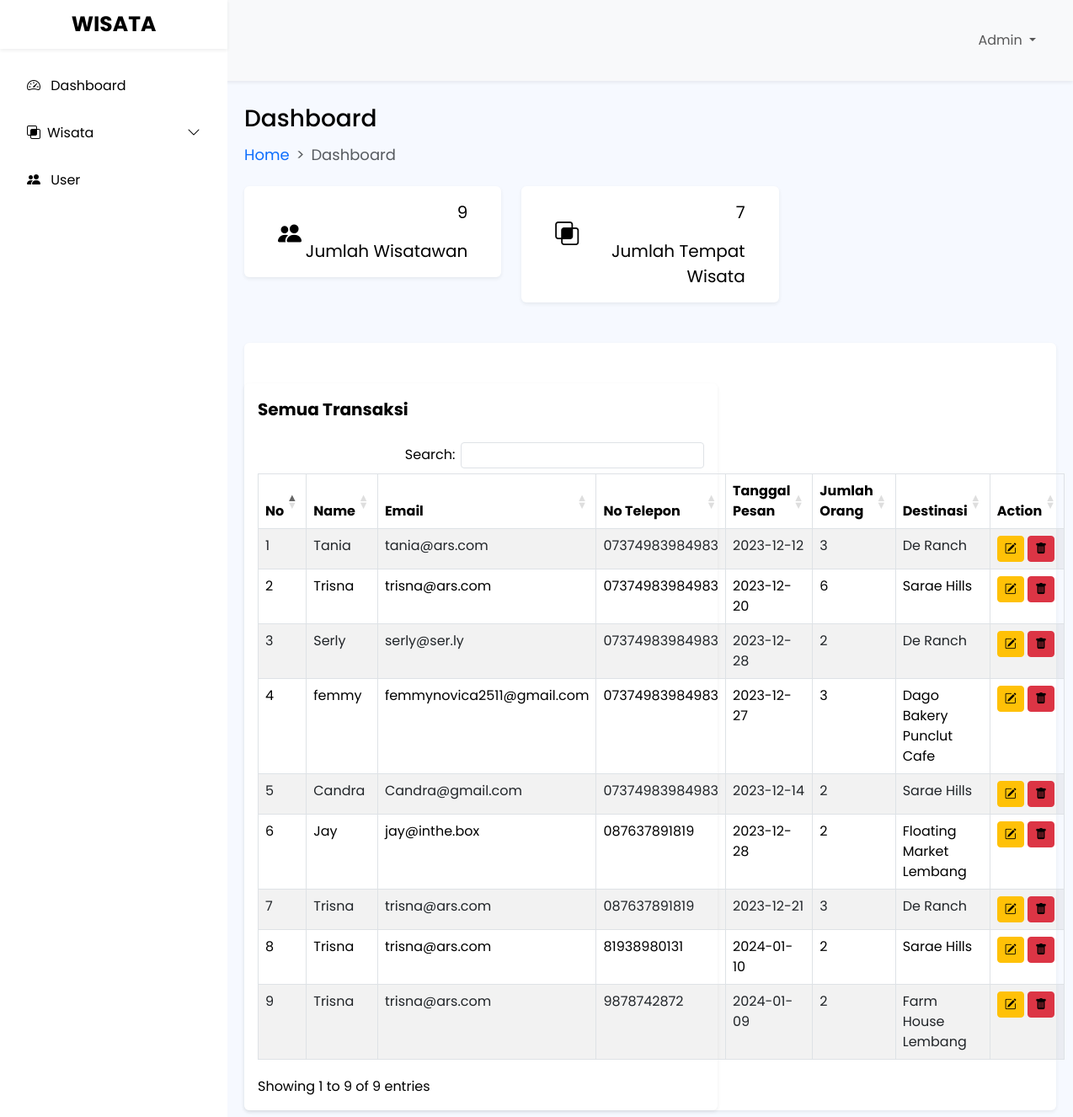
The app's page /admin/index.php with its own data.
### tables this page shows
CREATE TABLE `tb_booking` (
  `id` int(11) NOT NULL,
  `nama` varchar(255) NOT NULL,
  `email` varchar(255) NOT NULL,
  `nohp` varchar(255) NOT NULL,
  `tgl_pesan` date NOT NULL,
  `jumlah_org` int(11) NOT NULL,
  `wisata` varchar(255) NOT NULL
);

### admin/index.php (the view, shortened to what this page needs)
<!DOCTYPE html>
<html lang="en">
<head>
  <link rel="stylesheet" href="https://cdn.jsdelivr.net/npm/bootstrap-icons@1.10.2/font/bootstrap-icons.css">
  <link rel="stylesheet" href="bootstrap/css/bootstrap.css">
  <link rel="stylesheet" href="bootstrap/css/style.css">
  <link rel="stylesheet" href="bootstrap/css/dataTables.bootstrap5.min.css">
</head>
<?php
include "../koneksi.php";
?>
<body>
  <nav class="navbar navbar-expand-lg navbar-light shadow-sm bg-light">
    <div class="container-fluid">
      <a class="navbar-brand fw-bold" href="index.php">Exploresphere</a>
      <div class="collapse navbar-collapse" id="navbarSupportedContent">
        <ul class="navbar-nav ms-auto me-md-4 mb-2 mb-lg-0">
          <li class="nav-item dropdown d-flex text-light">
            <a class="nav-link dropdown-toggle" href="#" role="button" data-bs-toggle="dropdown" aria-expanded="false">
              <i class="fa-regular fa-user"></i> Admin
            </a>
        </ul>
      </div>
    </div>
  </nav>
  <div class="offcanvas offcanvas-start bg-purple text-white sidebar-nav" tabindex="-1" id="offcanvasExample"
    aria-labelledby="offcanvasExampleLabel">
    <div class="offcanvas-header shadow-sm d-block text-center">
      <div class="offcanvas-title" id="offcanvasExampleLabel">
        <a class="navbar-brand fw-bold" href="index.php">Wisata</a>
      </div>
    </div>
    <div class="offcanvas-body pt-3 p-0">
      <nav class="navbar-dark">
        <ul class="navbar-nav sidenav">
          <li class="nav-link bordered px-3 active">
            <a href="index.php" class="nav-link px-3 active">
              <span class="me-2"><i class="bi bi-speedometer2"></i></span>
              <span>Dashboard</span>
            </a>
          </li>
          <li class="nav-link bordered px-3">
            <a class="nav-link px-3 sidebar-link" data-bs-toggle="collapse" href="#collapseExample" role="button"
              aria-expanded="false" aria-controls="collapseExample">
              <span class="me-2">
                <i class="bi bi-intersect"></i>
              </span>
              <span>Wisata</span>
              <span class="right-icon ms-auto">
                <i class="bi bi-chevron-down"></i>
              </span>
            </a>
          </li>
          <li class="nav-link bordered px-3">
            <a href="user.php" class="nav-link px-3">
              <span class="me-2"><i class="bi bi-people-fill"></i></span>
              <span>User</span>
            </a>
          </li>
        </ul>
      </nav>
    </div>
  </div>
  <main class="mt-3 p-2">
    <div class="container">
      <div class="page-title">
        <div style="font-weight: 500;" class="fs-3">Dashboard</div>
      </div>
      <nav class="mt-2 mb-4" style="--bs-breadcrumb-divider: '>';" aria-label="breadcrumb">
        <ol class="breadcrumb">
          <li class="breadcrumb-item"><a href="#">Home</a></li>
          <li class="breadcrumb-item active" aria-current="page">Dashboard</li>
        </ol>
      </nav>
      <div class="dashboard">
        <div class="row">
          <div class="col-md-4">
            <div class="card px-4 border-0 shadow-sm">
              <div class="card-body">
                <div class="fs-5 text-end">
                <?php
                   $query = mysqli_query($konek, "SELECT COUNT(*) AS jumlah FROM tb_booking");
                   if ($query) {
                     $row = mysqli_fetch_assoc($query);
                     $total = $row['jumlah'];
                     echo $total;
                   }
                  ?>
                </div>
                <div style="margin-top: -10px;" class="fs-3 text-start text-info">
                  <i class="bi bi-people-fill"></i>
                </div>
                <div style="margin-top: -40px;" class="fs-5 pt-4 text-end">
                  Jumlah Wisatawan
                </div>
              </div>
            </div>
          </div>
          <div class="col-md-4">
            <div class="card px-4 border-0 shadow-sm">
              <div class="card-body">
                <div class="fs-5 text-end">
                  <?php
                   $query = mysqli_query($konek, "SELECT COUNT(*) AS jumlah FROM tb_wisata");
                   if ($query) {
                     $row = mysqli_fetch_assoc($query);
                     $total = $row['jumlah'];
                     echo $total;
                   }
                  ?>
                </div>
                <div style="margin-top: -10px;" class="fs-3 text-start text-warning">
                  <i class="bi bi-intersect"></i>
                </div>
                <div style="margin-top: -40px;" class="fs-5 pt-4 text-end">
                  Jumlah Tempat Wisata
                </div>
              </div>
            </div>
          </div>
        </div>
      </div>
      <div class="latest-added mt-5">
        <div class="card border-0 shadow-sm">
            <div class="col-md-7">
                    <div class="all-student mt-5">
                        <div class="card border-0 shadow-sm">
                            <div class="card-body">
                                <div class="page-title fs-5 fw-bold mb-4">
                                    Semua Transaksi
                                </div>
                                <table id="datatable" class="table table-striped table-bordered" style="width:100%">
    <thead>
        <tr>
            <th>No</th>
            <th>Name</th>
            <th>Email</th>
            <th>No Telepon</th>
            <th>Tanggal Pesan</th>
            <th>Jumlah Orang</th>
            <th>Destinasi</th>
            <th>Action</th>
        </tr>
    </thead>
    <tbody>
        <?php
        include "../koneksi.php";
        $query = "SELECT * FROM tb_booking";
        $result = mysqli_query($konek, $query);
        $no = 1;
        while ($row = mysqli_fetch_assoc($result)) {
            echo "<tr>";
            echo "<td>" . $no++ . "</td>";
            echo "<td>" . $row['nama'] . "</td>";
            echo "<td>" . $row['email'] . "</td>";
            echo "<td>" . $row['nohp'] . "</td>";
            echo "<td>" . $row['tgl_pesan'] . "</td>";
            echo "<td>" . $row['jumlah_org'] . "</td>";
            echo "<td>" . $row['wisata'] . "</td>";
            echo "<td>
                <a href='edit_booking.php?id=$row[id]' class='btn btn-sm btn-warning'>
                    <i class='bi bi-pencil-square'></i>
                </a>
                <a href='proses_deletebooking.php?id=$row[id]' class='btn btn-sm btn-danger'>
                    <i class='bi bi-trash-fill'></i>
                </a>
            </td>";
            echo "</tr>";
        }
        ?>
        </div>
  </main>
</body>
</html>

### records on screen
tb_booking: nama "Tania", email "tania@ars.com", nohp "07374983984983", tgl_pesan "2023-12-12", jumlah_org "3", wisata "De Ranch"
tb_booking: nama "Trisna", email "trisna@ars.com", nohp "07374983984983", tgl_pesan "2023-12-20", jumlah_org "6", wisata "Sarae Hills"
tb_booking: nama "Serly", email "serly@ser.ly", nohp "07374983984983", tgl_pesan "2023-12-28", jumlah_org "2", wisata "De Ranch"
tb_booking: nama "femmy", email "femmynovica2511@gmail.com", nohp "07374983984983", tgl_pesan "2023-12-27", jumlah_org "3", wisata "Dago Bakery Punclut Cafe"
tb_booking: nama "Candra", email "Candra@gmail.com", nohp "07374983984983", tgl_pesan "2023-12-14", jumlah_org "2", wisata "Sarae Hills"
tb_booking: nama "Jay", email "jay@inthe.box", nohp "087637891819", tgl_pesan "2023-12-28", jumlah_org "2", wisata "Floating Market Lembang"
tb_booking: nama "Trisna", email "trisna@ars.com", nohp "087637891819", tgl_pesan "2023-12-21", jumlah_org "3", wisata "De Ranch"
tb_booking: nama "Trisna", email "trisna@ars.com", nohp "81938980131", tgl_pesan "2024-01-10", jumlah_org "2", wisata "Sarae Hills"
tb_booking: nama "Trisna", email "trisna@ars.com", nohp "9878742872", tgl_pesan "2024-01-09", jumlah_org "2", wisata "Farm House Lembang"

### other values on screen
$total "9"
$total "7"
